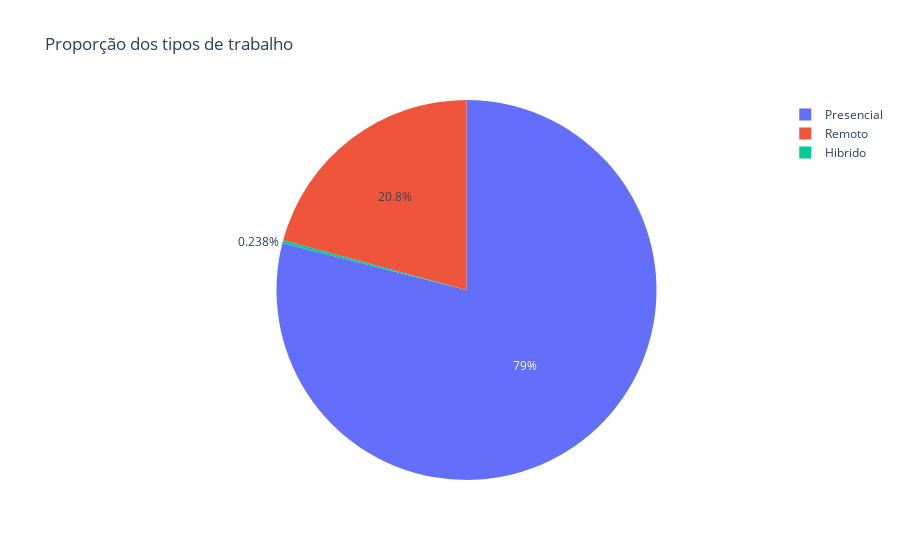

Here is the notebook cell this chart was saved with:
### Code cell
remoto_contagem = df["remoto"].value_counts().reset_index()
remoto_contagem.columns = ["tipo_trabalho", "quantidade"]

fig = px.pie(remoto_contagem,
             names='tipo_trabalho',
             values='quantidade',
             title='Proporção dos tipos de trabalho'
          )

fig.show()

### Figure 1 — Plotly figure (JSON) as saved in the notebook; plotly's stock layout.template omitted (floating-point values rounded to 4 significant figures)
{"data": [{"domain": {"x": [0, 1], "y": [0, 1]}, "hovertemplate": "tipo_trabalho=%{label}<br>quantidade=%{value}<extra></extra>", "labels": ["Presencial", "Remoto", "Hibrido"], "legendgroup": "", "name": "", "showlegend": true, "type": "pie", "values": [105305, 27716, 318]}], "layout": {"legend": {"tracegroupgap": 0}, "title": {"text": "Proporção dos tipos de trabalho"}}}
